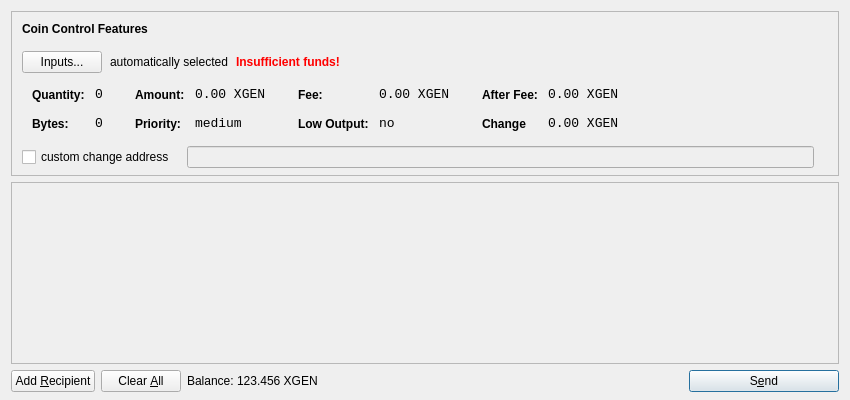
<?xml version="1.0" encoding="UTF-8"?>
<ui version="4.0">
 <class>SendCoinsDialog</class>
 <widget class="QDialog" name="SendCoinsDialog">
  <property name="geometry">
   <rect>
    <x>0</x>
    <y>0</y>
    <width>850</width>
    <height>400</height>
   </rect>
  </property>
  <property name="windowTitle">
   <string>Send Coins</string>
  </property>
  <layout class="QVBoxLayout" name="verticalLayout" stretch="0,1,0">
   <property name="bottomMargin">
    <number>8</number>
   </property>
   <item>
    <widget class="QFrame" name="frameCoinControl">
     <property name="sizePolicy">
      <sizepolicy hsizetype="Expanding" vsizetype="Expanding">
       <horstretch>0</horstretch>
       <verstretch>0</verstretch>
      </sizepolicy>
     </property>
     <property name="maximumSize">
      <size>
       <width>16777215</width>
       <height>16777215</height>
      </size>
     </property>
     <property name="frameShape">
      <enum>QFrame::StyledPanel</enum>
     </property>
     <property name="frameShadow">
      <enum>QFrame::Sunken</enum>
     </property>
     <layout class="QVBoxLayout" name="verticalLayoutCoinControl2">
      <property name="spacing">
       <number>-1</number>
      </property>
      <property name="leftMargin">
       <number>0</number>
      </property>
      <property name="topMargin">
       <number>0</number>
      </property>
      <property name="rightMargin">
       <number>0</number>
      </property>
      <property name="bottomMargin">
       <number>6</number>
      </property>
      <item>
       <layout class="QVBoxLayout" name="verticalLayoutCoinControl" stretch="0,0,0,0,1">
        <property name="spacing">
         <number>0</number>
        </property>
        <property name="leftMargin">
         <number>10</number>
        </property>
        <property name="topMargin">
         <number>10</number>
        </property>
        <item>
         <layout class="QHBoxLayout" name="horizontalLayoutCoinControl1">
          <property name="bottomMargin">
           <number>15</number>
          </property>
          <item>
           <widget class="QLabel" name="labelCoinControlFeatures">
            <property name="sizePolicy">
             <sizepolicy hsizetype="Preferred" vsizetype="Maximum">
              <horstretch>0</horstretch>
              <verstretch>0</verstretch>
             </sizepolicy>
            </property>
            <property name="font">
             <font>
              <weight>75</weight>
              <bold>true</bold>
             </font>
            </property>
            <property name="styleSheet">
             <string notr="true">font-weight:bold;</string>
            </property>
            <property name="text">
             <string>Coin Control Features</string>
            </property>
           </widget>
          </item>
         </layout>
        </item>
        <item>
         <layout class="QHBoxLayout" name="horizontalLayoutCoinControl2" stretch="0,0,0,0">
          <property name="spacing">
           <number>8</number>
          </property>
          <property name="bottomMargin">
           <number>10</number>
          </property>
          <item>
           <widget class="QPushButton" name="pushButtonCoinControl">
            <property name="styleSheet">
             <string notr="true"/>
            </property>
            <property name="text">
             <string>Inputs...</string>
            </property>
           </widget>
          </item>
          <item>
           <widget class="QLabel" name="labelCoinControlAutomaticallySelected">
            <property name="text">
             <string>automatically selected</string>
            </property>
            <property name="margin">
             <number>5</number>
            </property>
           </widget>
          </item>
          <item>
           <widget class="QLabel" name="labelCoinControlInsuffFunds">
            <property name="font">
             <font>
              <weight>75</weight>
              <bold>true</bold>
             </font>
            </property>
            <property name="styleSheet">
             <string notr="true">color:red;font-weight:bold;</string>
            </property>
            <property name="text">
             <string>Insufficient funds!</string>
            </property>
            <property name="margin">
             <number>5</number>
            </property>
           </widget>
          </item>
          <item>
           <spacer name="horizontalSpacerCoinControl">
            <property name="orientation">
             <enum>Qt::Horizontal</enum>
            </property>
            <property name="sizeHint" stdset="0">
             <size>
              <width>40</width>
              <height>1</height>
             </size>
            </property>
           </spacer>
          </item>
         </layout>
        </item>
        <item>
         <widget class="QWidget" name="widgetCoinControl" native="true">
          <property name="sizePolicy">
           <sizepolicy hsizetype="Preferred" vsizetype="Preferred">
            <horstretch>0</horstretch>
            <verstretch>0</verstretch>
           </sizepolicy>
          </property>
          <property name="minimumSize">
           <size>
            <width>0</width>
            <height>0</height>
           </size>
          </property>
          <property name="styleSheet">
           <string notr="true"/>
          </property>
          <layout class="QHBoxLayout" name="horizontalLayoutCoinControl5">
           <property name="margin">
            <number>0</number>
           </property>
           <item>
            <layout class="QHBoxLayout" name="horizontalLayoutCoinControl3" stretch="0,0,0,1">
             <property name="spacing">
              <number>20</number>
             </property>
             <property name="topMargin">
              <number>0</number>
             </property>
             <property name="bottomMargin">
              <number>10</number>
             </property>
             <item>
              <layout class="QFormLayout" name="formLayoutCoinControl1">
               <property name="horizontalSpacing">
                <number>10</number>
               </property>
               <property name="verticalSpacing">
                <number>14</number>
               </property>
               <property name="leftMargin">
                <number>10</number>
               </property>
               <property name="topMargin">
                <number>4</number>
               </property>
               <property name="rightMargin">
                <number>6</number>
               </property>
               <item row="0" column="0">
                <widget class="QLabel" name="labelCoinControlQuantityText">
                 <property name="styleSheet">
                  <string notr="true">font-weight:bold;</string>
                 </property>
                 <property name="text">
                  <string>Quantity:</string>
                 </property>
                 <property name="margin">
                  <number>0</number>
                 </property>
                </widget>
               </item>
               <item row="0" column="1">
                <widget class="QLabel" name="labelCoinControlQuantity">
                 <property name="font">
                  <font>
                   <family>Monospace</family>
                   <pointsize>10</pointsize>
                  </font>
                 </property>
                 <property name="cursor">
                  <cursorShape>IBeamCursor</cursorShape>
                 </property>
                 <property name="contextMenuPolicy">
                  <enum>Qt::ActionsContextMenu</enum>
                 </property>
                 <property name="text">
                  <string>0</string>
                 </property>
                 <property name="margin">
                  <number>0</number>
                 </property>
                 <property name="textInteractionFlags">
                  <set>Qt::LinksAccessibleByMouse|Qt::TextSelectableByKeyboard|Qt::TextSelectableByMouse</set>
                 </property>
                </widget>
               </item>
               <item row="1" column="0">
                <widget class="QLabel" name="labelCoinControlBytesText">
                 <property name="styleSheet">
                  <string notr="true">font-weight:bold;</string>
                 </property>
                 <property name="text">
                  <string>Bytes:</string>
                 </property>
                </widget>
               </item>
               <item row="1" column="1">
                <widget class="QLabel" name="labelCoinControlBytes">
                 <property name="font">
                  <font>
                   <family>Monospace</family>
                   <pointsize>10</pointsize>
                  </font>
                 </property>
                 <property name="cursor">
                  <cursorShape>IBeamCursor</cursorShape>
                 </property>
                 <property name="contextMenuPolicy">
                  <enum>Qt::ActionsContextMenu</enum>
                 </property>
                 <property name="text">
                  <string>0</string>
                 </property>
                 <property name="textInteractionFlags">
                  <set>Qt::LinksAccessibleByMouse|Qt::TextSelectableByKeyboard|Qt::TextSelectableByMouse</set>
                 </property>
                </widget>
               </item>
              </layout>
             </item>
             <item>
              <layout class="QFormLayout" name="formLayoutCoinControl2">
               <property name="horizontalSpacing">
                <number>10</number>
               </property>
               <property name="verticalSpacing">
                <number>14</number>
               </property>
               <property name="leftMargin">
                <number>6</number>
               </property>
               <property name="topMargin">
                <number>4</number>
               </property>
               <property name="rightMargin">
                <number>6</number>
               </property>
               <item row="0" column="0">
                <widget class="QLabel" name="labelCoinControlAmountText">
                 <property name="styleSheet">
                  <string notr="true">font-weight:bold;</string>
                 </property>
                 <property name="text">
                  <string>Amount:</string>
                 </property>
                 <property name="margin">
                  <number>0</number>
                 </property>
                </widget>
               </item>
               <item row="0" column="1">
                <widget class="QLabel" name="labelCoinControlAmount">
                 <property name="font">
                  <font>
                   <family>Monospace</family>
                   <pointsize>10</pointsize>
                  </font>
                 </property>
                 <property name="cursor">
                  <cursorShape>IBeamCursor</cursorShape>
                 </property>
                 <property name="contextMenuPolicy">
                  <enum>Qt::ActionsContextMenu</enum>
                 </property>
                 <property name="text">
                  <string>0.00 XGEN</string>
                 </property>
                 <property name="textInteractionFlags">
                  <set>Qt::LinksAccessibleByMouse|Qt::TextSelectableByKeyboard|Qt::TextSelectableByMouse</set>
                 </property>
                </widget>
               </item>
               <item row="1" column="0">
                <widget class="QLabel" name="labelCoinControlPriorityText">
                 <property name="styleSheet">
                  <string notr="true">font-weight:bold;</string>
                 </property>
                 <property name="text">
                  <string>Priority:</string>
                 </property>
                </widget>
               </item>
               <item row="1" column="1">
                <widget class="QLabel" name="labelCoinControlPriority">
                 <property name="font">
                  <font>
                   <family>Monospace</family>
                   <pointsize>10</pointsize>
                  </font>
                 </property>
                 <property name="cursor">
                  <cursorShape>IBeamCursor</cursorShape>
                 </property>
                 <property name="contextMenuPolicy">
                  <enum>Qt::ActionsContextMenu</enum>
                 </property>
                 <property name="text">
                  <string>medium</string>
                 </property>
                 <property name="textInteractionFlags">
                  <set>Qt::LinksAccessibleByMouse|Qt::TextSelectableByKeyboard|Qt::TextSelectableByMouse</set>
                 </property>
                </widget>
               </item>
              </layout>
             </item>
             <item>
              <layout class="QFormLayout" name="formLayoutCoinControl3">
               <property name="horizontalSpacing">
                <number>10</number>
               </property>
               <property name="verticalSpacing">
                <number>14</number>
               </property>
               <property name="leftMargin">
                <number>6</number>
               </property>
               <property name="topMargin">
                <number>4</number>
               </property>
               <property name="rightMargin">
                <number>6</number>
               </property>
               <item row="0" column="0">
                <widget class="QLabel" name="labelCoinControlFeeText">
                 <property name="styleSheet">
                  <string notr="true">font-weight:bold;</string>
                 </property>
                 <property name="text">
                  <string>Fee:</string>
                 </property>
                 <property name="margin">
                  <number>0</number>
                 </property>
                </widget>
               </item>
               <item row="0" column="1">
                <widget class="QLabel" name="labelCoinControlFee">
                 <property name="font">
                  <font>
                   <family>Monospace</family>
                   <pointsize>10</pointsize>
                  </font>
                 </property>
                 <property name="cursor">
                  <cursorShape>IBeamCursor</cursorShape>
                 </property>
                 <property name="contextMenuPolicy">
                  <enum>Qt::ActionsContextMenu</enum>
                 </property>
                 <property name="text">
                  <string>0.00 XGEN</string>
                 </property>
                 <property name="textInteractionFlags">
                  <set>Qt::LinksAccessibleByMouse|Qt::TextSelectableByKeyboard|Qt::TextSelectableByMouse</set>
                 </property>
                </widget>
               </item>
               <item row="1" column="0">
                <widget class="QLabel" name="labelCoinControlLowOutputText">
                 <property name="styleSheet">
                  <string notr="true">font-weight:bold;</string>
                 </property>
                 <property name="text">
                  <string>Low Output:</string>
                 </property>
                </widget>
               </item>
               <item row="1" column="1">
                <widget class="QLabel" name="labelCoinControlLowOutput">
                 <property name="font">
                  <font>
                   <family>Monospace</family>
                   <pointsize>10</pointsize>
                  </font>
                 </property>
                 <property name="cursor">
                  <cursorShape>IBeamCursor</cursorShape>
                 </property>
                 <property name="contextMenuPolicy">
                  <enum>Qt::ActionsContextMenu</enum>
                 </property>
                 <property name="text">
                  <string>no</string>
                 </property>
                 <property name="textInteractionFlags">
                  <set>Qt::LinksAccessibleByMouse|Qt::TextSelectableByKeyboard|Qt::TextSelectableByMouse</set>
                 </property>
                </widget>
               </item>
              </layout>
             </item>
             <item>
              <layout class="QFormLayout" name="formLayoutCoinControl4">
               <property name="horizontalSpacing">
                <number>10</number>
               </property>
               <property name="verticalSpacing">
                <number>14</number>
               </property>
               <property name="leftMargin">
                <number>6</number>
               </property>
               <property name="topMargin">
                <number>4</number>
               </property>
               <property name="rightMargin">
                <number>6</number>
               </property>
               <item row="0" column="0">
                <widget class="QLabel" name="labelCoinControlAfterFeeText">
                 <property name="styleSheet">
                  <string notr="true">font-weight:bold;</string>
                 </property>
                 <property name="text">
                  <string>After Fee:</string>
                 </property>
                 <property name="margin">
                  <number>0</number>
                 </property>
                </widget>
               </item>
               <item row="0" column="1">
                <widget class="QLabel" name="labelCoinControlAfterFee">
                 <property name="font">
                  <font>
                   <family>Monospace</family>
                   <pointsize>10</pointsize>
                  </font>
                 </property>
                 <property name="cursor">
                  <cursorShape>IBeamCursor</cursorShape>
                 </property>
                 <property name="contextMenuPolicy">
                  <enum>Qt::ActionsContextMenu</enum>
                 </property>
                 <property name="text">
                  <string>0.00 XGEN</string>
                 </property>
                 <property name="textInteractionFlags">
                  <set>Qt::LinksAccessibleByMouse|Qt::TextSelectableByKeyboard|Qt::TextSelectableByMouse</set>
                 </property>
                </widget>
               </item>
               <item row="1" column="0">
                <widget class="QLabel" name="labelCoinControlChangeText">
                 <property name="styleSheet">
                  <string notr="true">font-weight:bold;</string>
                 </property>
                 <property name="text">
                  <string>Change</string>
                 </property>
                </widget>
               </item>
               <item row="1" column="1">
                <widget class="QLabel" name="labelCoinControlChange">
                 <property name="font">
                  <font>
                   <family>Monospace</family>
                   <pointsize>10</pointsize>
                  </font>
                 </property>
                 <property name="cursor">
                  <cursorShape>IBeamCursor</cursorShape>
                 </property>
                 <property name="contextMenuPolicy">
                  <enum>Qt::ActionsContextMenu</enum>
                 </property>
                 <property name="text">
                  <string>0.00 XGEN</string>
                 </property>
                 <property name="textInteractionFlags">
                  <set>Qt::LinksAccessibleByMouse|Qt::TextSelectableByKeyboard|Qt::TextSelectableByMouse</set>
                 </property>
                </widget>
               </item>
              </layout>
             </item>
            </layout>
           </item>
          </layout>
         </widget>
        </item>
        <item>
         <layout class="QHBoxLayout" name="horizontalLayoutCoinControl4" stretch="0,0,0">
          <property name="spacing">
           <number>12</number>
          </property>
          <property name="sizeConstraint">
           <enum>QLayout::SetDefaultConstraint</enum>
          </property>
          <property name="topMargin">
           <number>5</number>
          </property>
          <property name="rightMargin">
           <number>5</number>
          </property>
          <item>
           <widget class="QCheckBox" name="checkBoxCoinControlChange">
            <property name="text">
             <string>custom change address</string>
            </property>
           </widget>
          </item>
          <item>
           <widget class="QLineEdit" name="lineEditCoinControlChange">
            <property name="enabled">
             <bool>false</bool>
            </property>
            <property name="sizePolicy">
             <sizepolicy hsizetype="Expanding" vsizetype="Fixed">
              <horstretch>0</horstretch>
              <verstretch>0</verstretch>
             </sizepolicy>
            </property>
           </widget>
          </item>
          <item>
           <widget class="QLabel" name="labelCoinControlChangeLabel">
            <property name="sizePolicy">
             <sizepolicy hsizetype="Preferred" vsizetype="Expanding">
              <horstretch>0</horstretch>
              <verstretch>0</verstretch>
             </sizepolicy>
            </property>
            <property name="minimumSize">
             <size>
              <width>0</width>
              <height>0</height>
             </size>
            </property>
            <property name="text">
             <string/>
            </property>
            <property name="margin">
             <number>3</number>
            </property>
           </widget>
          </item>
         </layout>
        </item>
        <item>
         <spacer name="verticalSpacerCoinControl">
          <property name="orientation">
           <enum>Qt::Vertical</enum>
          </property>
          <property name="sizeHint" stdset="0">
           <size>
            <width>800</width>
            <height>1</height>
           </size>
          </property>
         </spacer>
        </item>
       </layout>
      </item>
     </layout>
    </widget>
   </item>
   <item>
    <widget class="QScrollArea" name="scrollArea">
     <property name="widgetResizable">
      <bool>true</bool>
     </property>
     <widget class="QWidget" name="scrollAreaWidgetContents">
      <property name="geometry">
       <rect>
        <x>0</x>
        <y>0</y>
        <width>830</width>
        <height>165</height>
       </rect>
      </property>
      <layout class="QVBoxLayout" name="verticalLayout_2">
       <property name="margin">
        <number>0</number>
       </property>
       <item>
        <layout class="QVBoxLayout" name="entries">
         <property name="spacing">
          <number>6</number>
         </property>
        </layout>
       </item>
       <item>
        <spacer name="verticalSpacer">
         <property name="orientation">
          <enum>Qt::Vertical</enum>
         </property>
         <property name="sizeHint" stdset="0">
          <size>
           <width>20</width>
           <height>40</height>
          </size>
         </property>
        </spacer>
       </item>
      </layout>
     </widget>
    </widget>
   </item>
   <item>
    <layout class="QHBoxLayout" name="horizontalLayout">
     <item>
      <widget class="QPushButton" name="addButton">
       <property name="toolTip">
        <string>Send to multiple recipients at once</string>
       </property>
       <property name="text">
        <string>Add &amp;Recipient</string>
       </property>
       <property name="icon">
        <iconset resource="../bitcoin.qrc">
         <normaloff>:/icons/add</normaloff>:/icons/add</iconset>
       </property>
       <property name="autoDefault">
        <bool>false</bool>
       </property>
      </widget>
     </item>
     <item>
      <widget class="QPushButton" name="clearButton">
       <property name="sizePolicy">
        <sizepolicy hsizetype="Minimum" vsizetype="Fixed">
         <horstretch>0</horstretch>
         <verstretch>0</verstretch>
        </sizepolicy>
       </property>
       <property name="toolTip">
        <string>Remove all transaction fields</string>
       </property>
       <property name="text">
        <string>Clear &amp;All</string>
       </property>
       <property name="icon">
        <iconset resource="../bitcoin.qrc">
         <normaloff>:/icons/remove</normaloff>:/icons/remove</iconset>
       </property>
       <property name="autoRepeatDelay">
        <number>300</number>
       </property>
       <property name="autoDefault">
        <bool>false</bool>
       </property>
      </widget>
     </item>
     <item>
      <layout class="QHBoxLayout" name="horizontalLayout_2">
       <property name="spacing">
        <number>3</number>
       </property>
       <item>
        <widget class="QLabel" name="label">
         <property name="sizePolicy">
          <sizepolicy hsizetype="Preferred" vsizetype="Fixed">
           <horstretch>0</horstretch>
           <verstretch>0</verstretch>
          </sizepolicy>
         </property>
         <property name="text">
          <string>Balance:</string>
         </property>
        </widget>
       </item>
       <item>
        <widget class="QLabel" name="labelBalance">
         <property name="sizePolicy">
          <sizepolicy hsizetype="Preferred" vsizetype="Fixed">
           <horstretch>0</horstretch>
           <verstretch>0</verstretch>
          </sizepolicy>
         </property>
         <property name="cursor">
          <cursorShape>IBeamCursor</cursorShape>
         </property>
         <property name="text">
          <string>123.456 XGEN</string>
         </property>
         <property name="textInteractionFlags">
          <set>Qt::LinksAccessibleByMouse|Qt::TextSelectableByKeyboard|Qt::TextSelectableByMouse</set>
         </property>
        </widget>
       </item>
      </layout>
     </item>
     <item>
      <spacer name="horizontalSpacer">
       <property name="orientation">
        <enum>Qt::Horizontal</enum>
       </property>
       <property name="sizeHint" stdset="0">
        <size>
         <width>40</width>
         <height>20</height>
        </size>
       </property>
      </spacer>
     </item>
     <item>
      <widget class="QPushButton" name="sendButton">
       <property name="minimumSize">
        <size>
         <width>150</width>
         <height>0</height>
        </size>
       </property>
       <property name="toolTip">
        <string>Confirm the send action</string>
       </property>
       <property name="text">
        <string>S&amp;end</string>
       </property>
       <property name="icon">
        <iconset resource="../bitcoin.qrc">
         <normaloff>:/icons/send</normaloff>:/icons/send</iconset>
       </property>
       <property name="default">
        <bool>true</bool>
       </property>
      </widget>
     </item>
    </layout>
   </item>
  </layout>
 </widget>
 <resources>
  <include location="../bitcoin.qrc"/>
 </resources>
 <connections/>
</ui>
